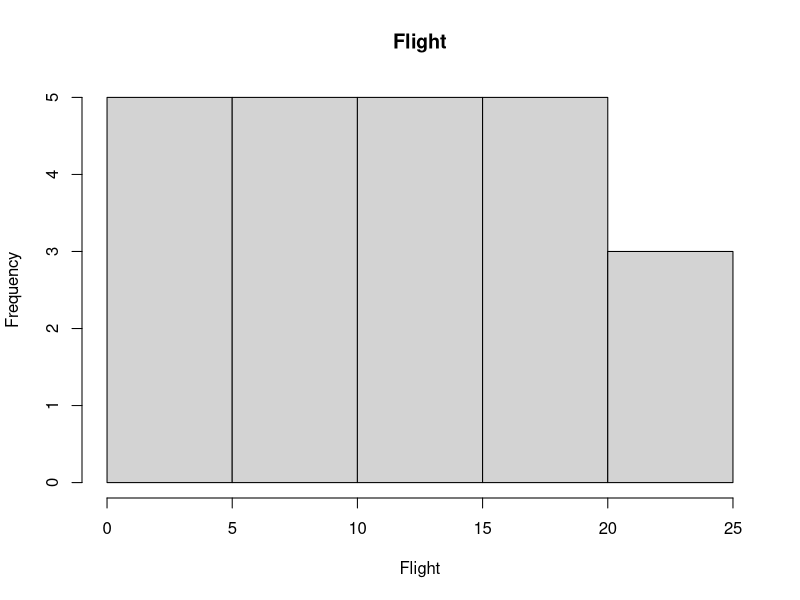
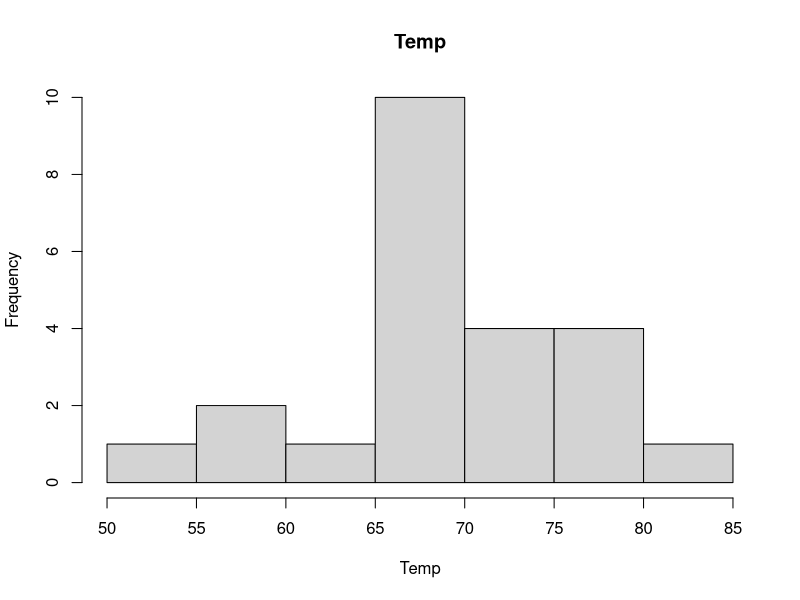
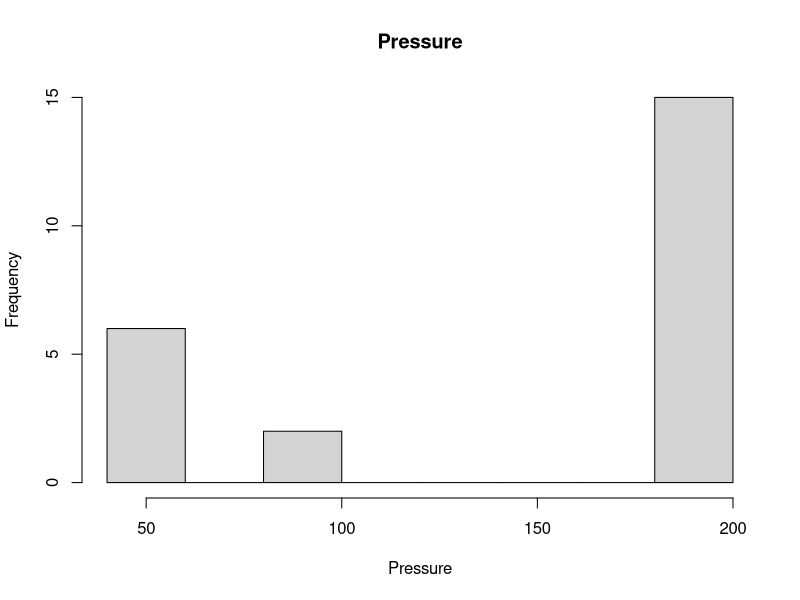
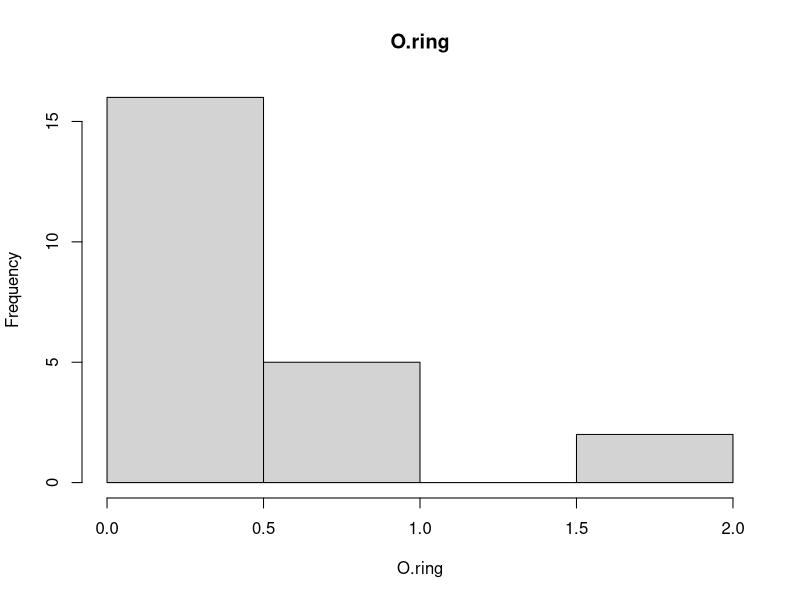
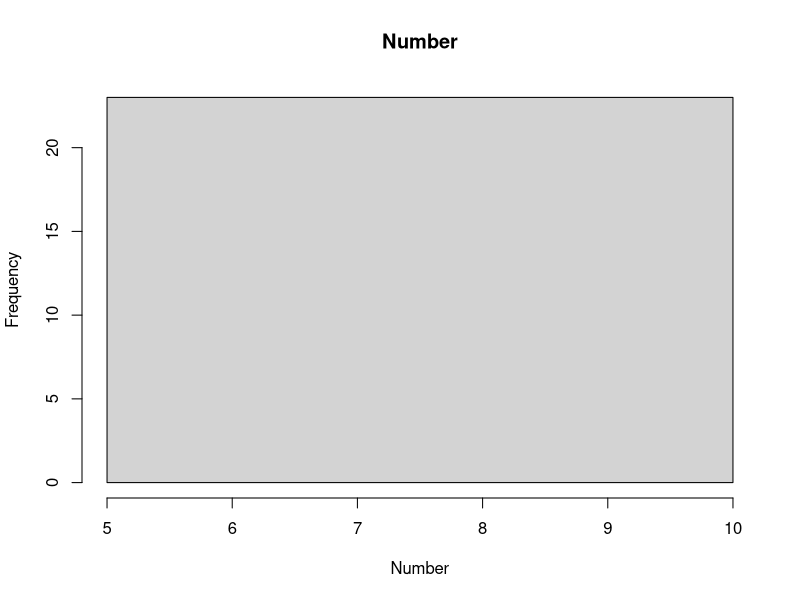

Here is the R script that generated these plots, in order: (Note: this script raises an error after producing the figures.)
## ---- chunk 1
challenger<-read.csv("challenger.csv")
head(challenger)
## ---- chunk 2
columns<-names(challenger)

challenger.eda.matrix = matrix(data=NA,nrow=length(challenger),ncol=5)

counter=1
for (col in columns) {
    show(hist(challenger[[col]],main=col,xlab=col))
    num_missing<-sum(is.na(challenger[[col]]))#/length(challenger$col)
    maxn<-max(challenger[[col]])
    medn<-median(challenger[[col]])
    minn<-min(challenger[[col]])
    challenger.eda.matrix[counter,] = c(col,num_missing,minn,medn,maxn)
    counter = counter+1
}
challenger.eda.matrix
summary(challenger)
## ---- chunk 3
challenger$percent.O.ring.fail<- with(challenger, O.ring/Number)
challenger_glm<-glm(percent.O.ring.fail~Temp+Pressure,
                  family=binomial(link="logit")
                  ,data=challenger)
summary(challenger_glm)
## ---- chunk 4
temp_only<-glm(percent.O.ring.fail~Temp,
                  family=binomial(link="logit"),
                  data=challenger)
pressure_only<-glm(percent.O.ring.fail~Pressure,
                  family=binomial(link="logit"),
                  data=challenger)
lrtest(challenger_glm,temp_only)
lrtest(challenger_glm,pressure_only)
## ---- chunk 5
challenger_glm_2<-glm(percent.O.ring.fail~Temp,
                  family=binomial(link="logit"),
                  data=challenger)
summary(challenger_glm_2)
## ---- chunk 6
temp <-31:81
pi_val <- predict(challenger_glm_2, list(Temp = temp),type="response")
plot(x=temp, y=pi_val,type="l",ylab=expression(pi),main="Pi vs. Temp")

plot(x=temp, y=pi_val*6,type="l",ylab=expression(pi),main="Expected Number of Failures vs. Temp")

## ---- chunk 7
temp <-31:81
pi_val <- predict(challenger_glm_2, list(Temp = temp),type="response")
plot(x=temp, y=pi_val,type="l",ylab=expression(pi),main="Pi vs. Temp",ylim=c(0,1))

inverse_logit = function(x){
  exp(x)/(1+exp(x))
}

predicted = predict(challenger_glm_2, list(Temp = temp), se.fit=TRUE)

pred0 <- predicted$fit
pred <- inverse_logit(predicted$fit)
alpha <- 0.95
sc <- abs(qnorm((1-alpha)/2))  ## Normal approx. to likelihood
lwr=inverse_logit(pred0-sc*predicted$se.fit)
upr=inverse_logit(pred0+sc*predicted$se.fit)

lines(temp, upr, col="blue")
lines(temp, lwr, col="blue")

plot(x=temp, y=pi_val*6,type="l",ylab=expression(pi),main="Expected Number of Failures vs. Temp",ylim=c(0,6))
lines(temp, upr*6, col="blue")
lines(temp, lwr*6, col="blue")

## ---- chunk 8
single_pred<-predict(challenger_glm_2, list(Temp = c(31)),type="link",se.fit=TRUE)

pred0 <- single_pred$fit
pred <- inverse_logit(single_pred$fit)
alpha <- 0.90
sc <- abs(qnorm((1-alpha)/2))  ## Normal approx. to likelihood
lwr=inverse_logit(pred0-(sc*single_pred$se.fit))
upr=inverse_logit(pred0+(sc*single_pred$se.fit))

lwr
pred
upr
## ---- chunk 9
linear_model_pressure<-lm(percent.O.ring.fail~Temp+Pressure,data=challenger)
summary(linear_model_pressure)

linear_model_temp_only<-lm(percent.O.ring.fail~Temp,data=challenger)
summary(linear_model_temp_only)
